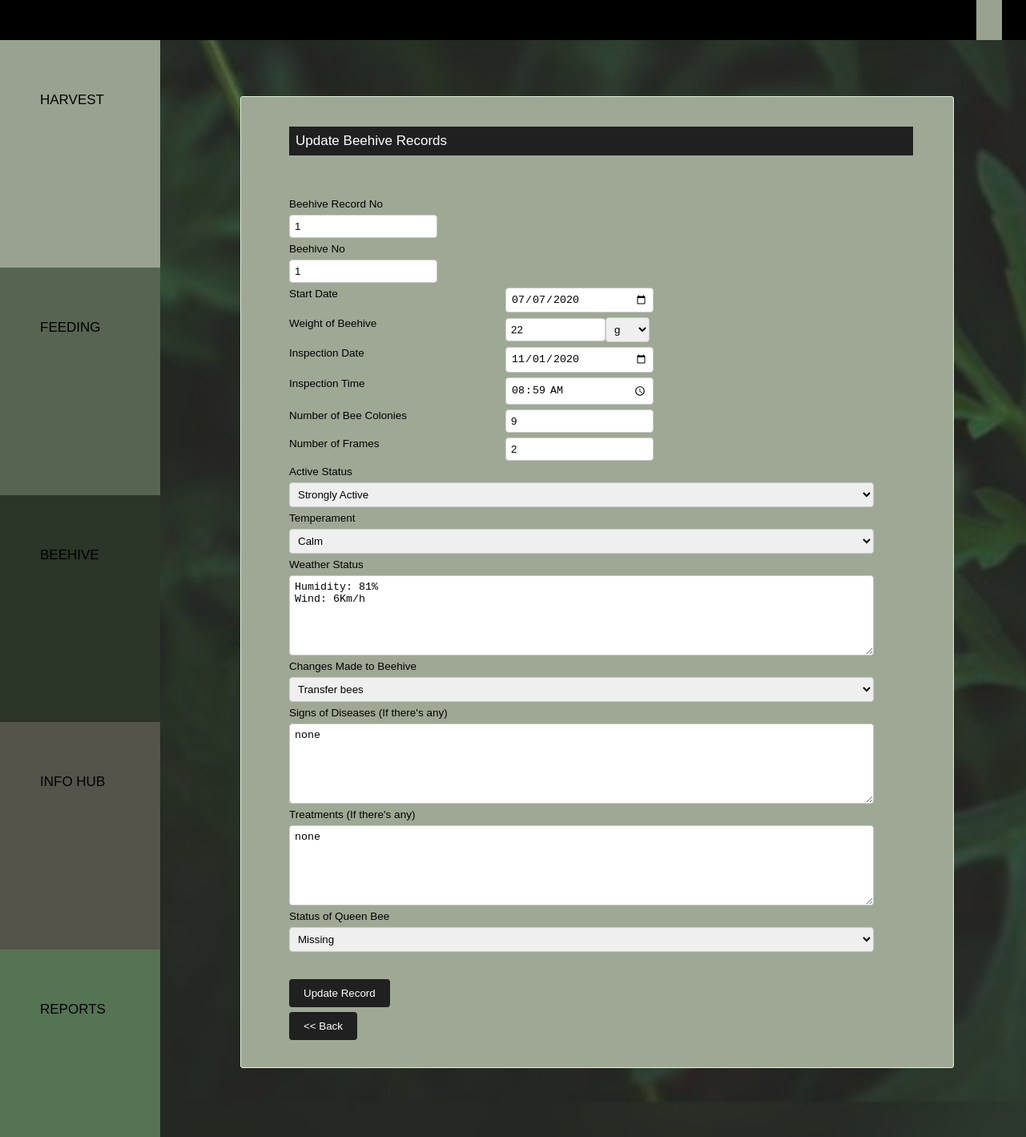
The app's page /src/php/bk_updatebeehive.php?BeehiveRecNo=1, older data.
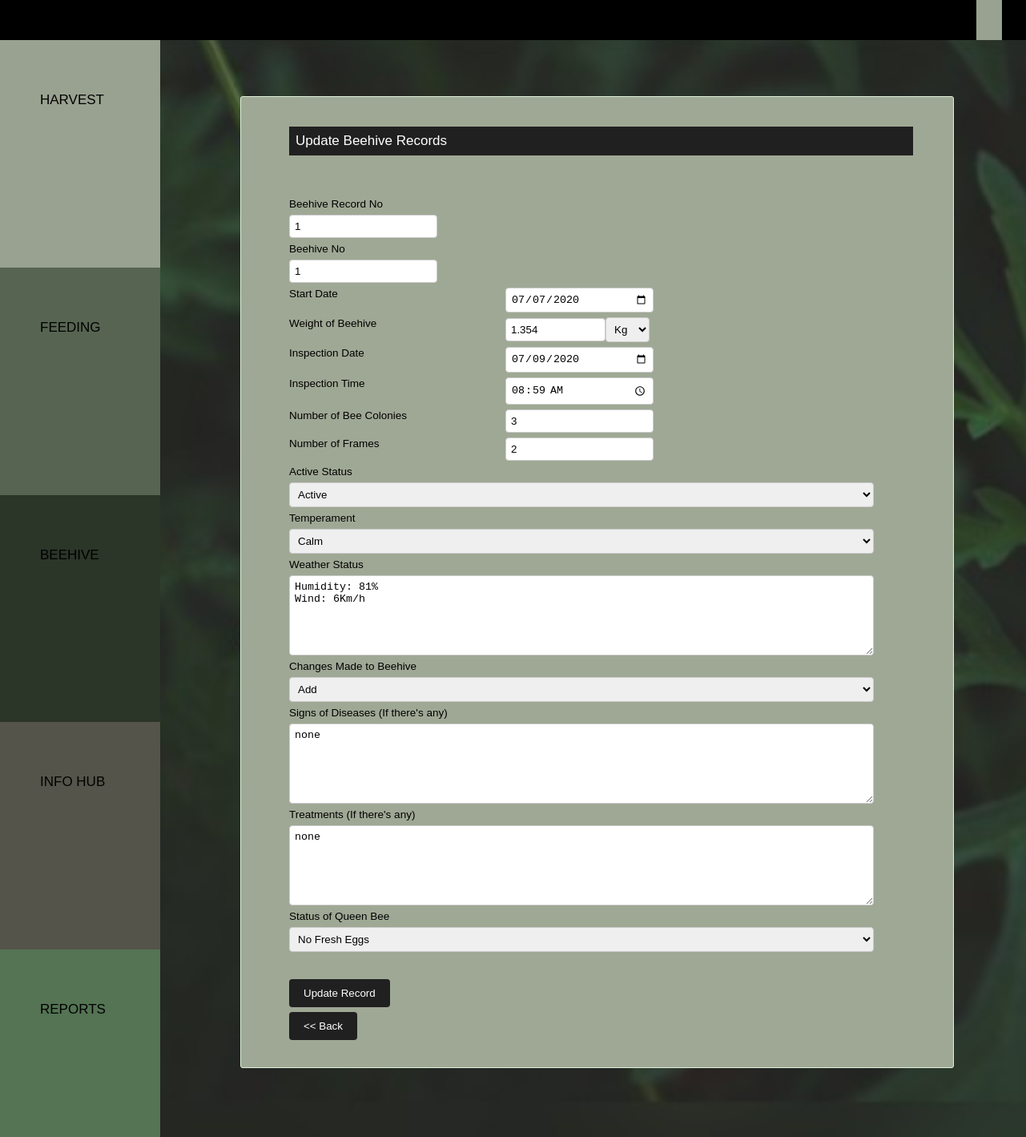
The same page, newer data.
### tables this page shows
CREATE TABLE `beehive` (
  `BeehiveRecNo` int(10) NOT NULL,
  `userID` int(10) NOT NULL,
  `beehiveno` int(10) NOT NULL,
  `sdate` date NOT NULL,
  `idate` date NOT NULL,
  `itime` time(2) NOT NULL,
  `actstatus` varchar(200) NOT NULL,
  `temperament` varchar(50) NOT NULL,
  `wbeehive` decimal(20,3) NOT NULL,
  `unit` varchar(5) NOT NULL,
  `wstatus` varchar(200) NOT NULL,
  `cbeehive` varchar(200) NOT NULL,
  `noframes` int(50) NOT NULL,
  `disease` varchar(200) NOT NULL,
  `treatment` varchar(200) NOT NULL,
  `sqbee` varchar(200) NOT NULL,
  `bcolony` int(10) NOT NULL,
  `is_deleted` tinyint(1) NOT NULL DEFAULT 0,
  `date` date NOT NULL
);

### src/php/bk_updatebeehive.php (the view, shortened to what this page needs)
<html>
    <head>
      <link rel="stylesheet" type="text/CSS" href="../../public/css/bk_style.css">
      <link rel="stylesheet" type="text/CSS" href="../../public/css/bk_catstyle.css">
    </head>
  <body  >
        <?php include('bk_navbar.php');
        include('bk_sidenavbar.php');
?>
<div class="main">
    <div class="bhivecontainer">
    <p >Update Beehive Records</p>
    <br />
    <br />
<?php
if(isset($_GET['BeehiveRecNo'])){
  $sql1 = "SELECT BeehiveRecNo,beehiveno,sdate,idate,itime,actstatus,temperament,wbeehive,unit,wstatus,cbeehive,noframes,disease,treatment,sqbee,bcolony FROM beehive WHERE  BeehiveRecNo =".$_GET['BeehiveRecNo'];
  $result1= mysqli_query($connection,$sql1);
  while($row=mysqli_fetch_assoc($result1)){
        echo '<form  method="post" action="" ><div class="row" >';
        echo '<div class="col1">';
        echo 'Beehive Record No </div><div class="col2">';
        echo "<input type = 'number' name='BeehiveRecNo'  value ='".$row['BeehiveRecNo']."' readonly>";
        echo "</div>";
        echo "</div>";
        echo '<div class="row" >';
        echo '<div class="col1">';
        echo 'Beehive No </div><div class="col2"><input type = "number" min="0" name="beehiveno" required value ="'.$row['beehiveno'].'">';
        echo "</div>";
        echo "</div>";
        echo '<div class="row" >';
        echo '<div class="col1">';
        echo 'Start Date </div><div class="col1"><input type = "date" name="sdate" required value ="'.$row['sdate'].'" >';
        echo "</div>";
        echo '<div class="col1">';
        echo 'Weight of Beehive </div><div class="c3"><input type = "number" min="0.000" placeholder="0.000" step="0.001" name="wbeehive" style="width: 125px" required value ="'.$row['wbeehive'].'">';
        echo '<select id="unit" name="unit" value="<?= $unit?>" style="width: 55px">
        <option value="'.$row['unit'].'">'.$row['unit'].'</option>
        <option value="Kg">Kg</option>
        <option value="g">g</option>
   </select> ';
        echo "</div>";
        echo "</div>";
        echo '<div class="row" >';
        echo '<div class="col1">';
        echo 'Inspection Date </div><div class="col1"><input type = "date" name="idate" required value ="'.$row['idate'].'" >';
        echo "</div>";
        echo '<div class="col1">';
        echo 'Inspection Time </div><div class="c3"><input type = "time" name="itime" required value ="'.$row['itime'].'" >';
        echo "</div>";
        echo "</div>";
        echo '<div class="row" >';
        echo '<div class="col1">';
        echo 'Number of Bee Colonies  </div><div class="col1"><input type = "number" min="0" name="bcolony" required value ="'.$row['bcolony'].'">';
        echo "</div>";
        echo '<div class="col1">';
        echo 'Number of Frames </div><div class="c3"><input type = "number" min="0" name="noframes" required value ="'.$row['noframes'].'" >';
        echo "</div>";
        echo "</div>";
        echo '<div class="row" >';
        echo '<div class="col1">';
        echo 'Active Status </div><div class="col2"><select id="actstatus" name="actstatus" required value="<?= $actstatus?>" >
             <option value="'.$row['actstatus'].'">'.$row['actstatus'].'</option>
             <option value="Strongly Active">Strongly Active</option>
             <option value="Active">Active</option>
             <option value="Neutral">Neutral</option>
             <option value="Inactive">Inactive</option>
             <option value="Empty">Empty</option>
        </select> ';
        echo "</div>";
        echo "</div>";
        echo '<div class="row" >';
        echo '<div class="col1">';
        echo 'Temperament </div><div class="col2"><select id="temperament" name="temperament" value="<?= $temperament?>" required>
        <option value="'.$row['temperament'].'">'.$row['temperament'].'</option>
        <option value="Calm">Calm</option>
        <option value=" Nervous"> Nervous</option>
        <option value="Angry">Angry</option>
        </select> ';
        echo "</div>";
        echo "</div>";
        echo '<div class="row" >';
        echo '<div class="col1">';
        echo 'Weather Status </div><div class="col2"><textarea name="wstatus" style="height:100px" required placeholder ="">'.$row['wstatus']."</textarea>";
        echo "</div>";
        echo "</div>";
        echo '<div class="row" >';
        echo '<div class="col1">';
        echo 'Changes Made to Beehive </div><div class="col2">
        <select id="cbeehive" name="cbeehive" value="<?= $cbeehive?>" >
          <option value="'.$row['cbeehive'].'">'.$row['cbeehive'].'</option>
          <option value="Add">Add</option>
          <option value="Removal">Removal</option>
          <option value="Repair">Repair</option>
          <option value="Switch"> Switch</option>
          <option value="Neutral">Neutral</option></select>';
        echo "</div>";
        echo "</div>";
        echo '<div class="row" >';
        echo '<div class="col1">';
        echo "Signs of Diseases (If there's any)</div><div class='col2'><textarea name='disease' style='height:100px' placeholder =''>".$row['disease']."</textarea>";
        echo "</div>";
        echo "</div>";
        echo '<div class="row" >';
        echo '<div class="col1">';
        echo "Treatments (If there's any) </div><div class='col2'><textarea name='treatment' style='height:100px' placeholder =''>".$row['treatment'].'</textarea>';
        echo "</div>";
        echo "</div>";
        echo '<div class="row" >';
        echo '<div class="col1">';
        echo 'Status of Queen Bee </div><div class="col2"><select id="sqbee" required name="sqbee" value="<?= $sqbee?>" >
             <option value="'.$row['sqbee'].'">'.$row['sqbee'].'</option>
             <option value="Missing">Missing</option>
             <option value="No Fresh Eggs">No Fresh Eggs</option>
             <option value="Fresh Eggs Provided">Fresh Eggs Provided</option>
             <option value=" Queen Cell Introduced"> Queen Cell Introduced</option>
             <option value="Virgin Queen Introduced">Virgin Queen Introduced</option>
             <option value="Mated Queen Introduced">Mated Queen Introduced</option>
             </select> ';
        echo "</div>";
        echo "</div>";
        echo"<br/>";
        echo '<div class="row"><div class="c1" style="width: 910px"><input type="submit" value="Update Record" name="update" ></div></form>';
  }}
?>
<form  action="bk_viewbeehive.php" method="post" >
        <div class="c2" style="width: 90px">
        <input type="submit" value="<< Back" name="back" >
        </div>
</div>
    </div>
<br />
<br />
  </body>
</html>

### src/php/bk_navbar.php (shortened to what this page needs)
<html>
<head>
<link rel="stylesheet" type="text/CSS" href="../../public/css/bk_style.css">
</head>
<body>
<div class="topnav">
  <div class="dropdown">
  <button onclick="myFunction()" class="dropbtn"><?php echo $_SESSION['username']; ?></button>
</div>
</div>
</body>
</html>

### src/php/bk_sidenavbar.php
<html>
<head>
<link rel="stylesheet" type="text/CSS" href="../../public/css/bk_catstyle.css">
</head>
<body>
<div class="sidenav">
  <a href="bk_harvest.php" style="background-color:#99a290"><font type="arial" >HARVEST</font></a>
  <a href="bk_feeding.php" style="background-color:#576452"><font type="arial">FEEDING</arial></a>
  <a href="beekeeperindex.php" style="background-color:#2b3528"><font type="arial">BEEHIVE</arial></a>
  <a href="bk_infohub.php" style="background-color:#54544a"><font type="arial">INFO HUB</arial></a>
  <a href="bk_reports.php" style="background-color:#547454">REPORTS</a></li>
</div>
</body>
</html>

### public/css/bk_style.css (style rules this page uses)
body { margin: 0; font-family: Arial, Helvetica, sans-serif; }
a { text-decoration:none; }
.topnav { top: 0; height: 50px; position: fixed; background-color: black; width: 100%; }
.dropdown { float: right; overflow: hidden; padding-right: 30px; }
.dropdown .dropbtn { font-size: 16px; border: none; outline: none; color: black; padding: 14px 16px; height: 50px; font-family: inherit; margin: 0; background-color:#99a290; }
.bhivecontainer { background-color: #9fa895; padding: 20px 50px 20px 60px; border: 1px solid rgb(222, 240, 219); border-radius: 3px; font-size: 13.5px; }
.bhivecontainer p { font-size: 17px; color: white; text-align: left; padding: 8px; background-color:#202020; }
.col1 { float: left; width: 270px; margin-top: 6px; }
.col2 { float: left; width: 730px; margin-top: 6px; }
.c1 { float: left; width: 815px; margin-top: 6px; }
.c2 { float: left; width: 185px; margin-top: 6px; }
.c3 { float: left; width: 200px; margin-top: 6px; }
.row:after { content: ""; display: table; clear: both; }
input[type=submit] { background-color: #202020; color: white; padding: 10px 18px; border: none; border-radius: 4px; cursor: pointer; float: left; }
input[type=text],select, textarea { width: 100%; padding: 6px; border: 1px solid #ccc; border-radius: 4px; resize: vertical; }
input[type=number] , input[type=date], input[type=time] { padding: 6px; border: 1px solid #ccc; border-radius: 4px; resize: vertical; width: 185px; }

### public/css/bk_catstyle.css (style rules this page uses)
body { margin: 0; font-family: Arial; background-position: center; background-repeat: no-repeat; background-size: cover; background-attachment: fixed; background-image: url(../img/21.png); }
.sidenav { margin-top: 50px; height: 100%; width: 200px; position: fixed; top: 0; left: 0; overflow-x: hidden; }
.sidenav a { text-decoration: none; font-size: 17px; color: black; display: block; width:100%; padding-left: 50px; padding-top: 40px; line-height: 70px; height: 20%; box-sizing: border-box; border-bottom: 0px solid #333; transition: .5s; }
.main { margin-left: 300px; margin-right: 90px; margin-bottom: 50px; margin-top: 120px; }
* { box-sizing: border-box; }

Row changes from the older to the newer data that the page shows:
changed beehive "Calm": wbeehive "22" → "1.354"; unit "g" → "Kg"; idate "11/01/2020" → "07/09/2020"; bcolony "9" → "3"; actstatus "Strongly Active" → "Active"; cbeehive "Transfer bees" → "Add"; sqbee "Missing" → "No Fresh Eggs"
